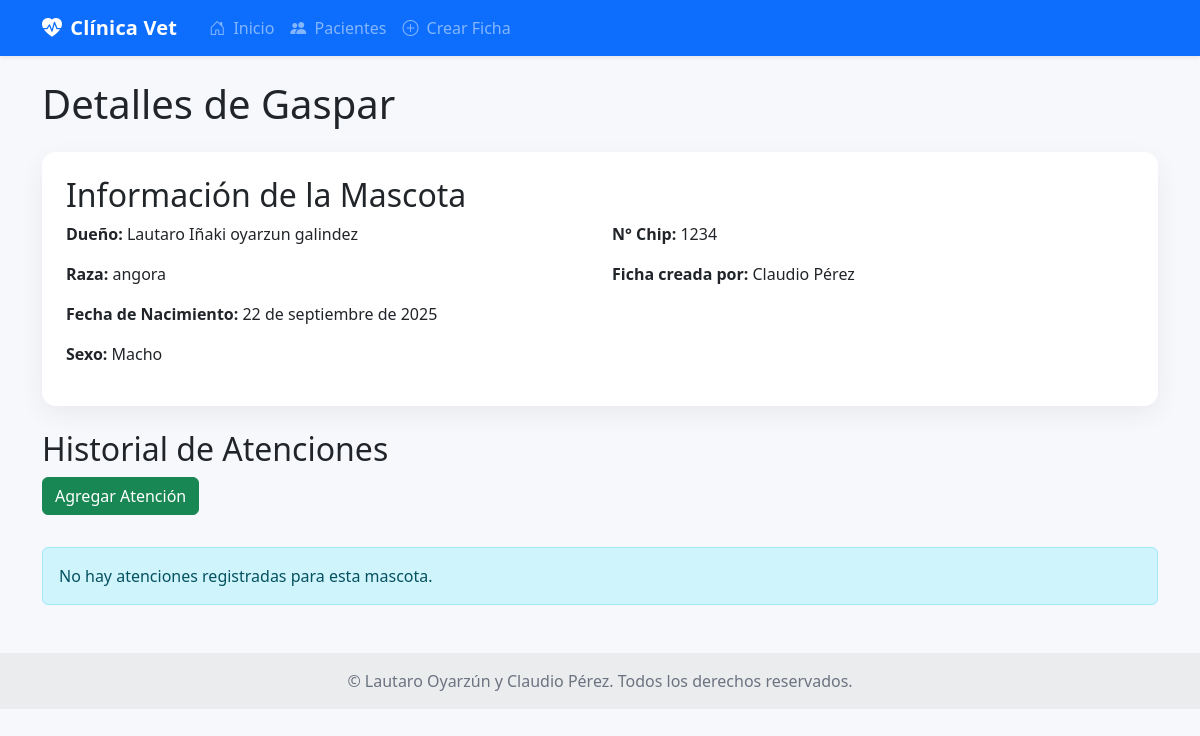
The app's page /2/, older data.
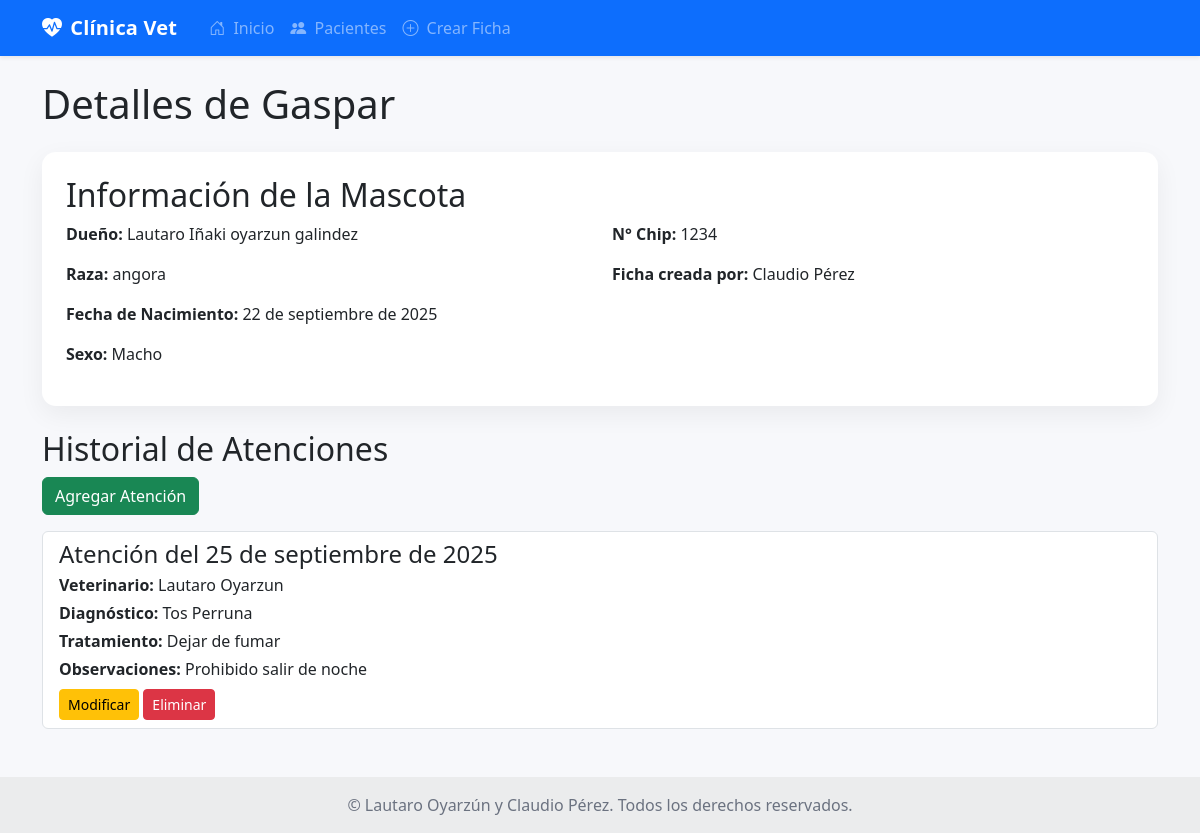
The same page, newer data.
### principal/models.py (models this page shows, shortened)
class Atencion(models.Model):
    idatencion = models.AutoField(primary_key=True, db_column='idatencion')
    fecha_atencion = models.DateField()
    diagnostico = models.TextField()
    tratamiento = models.TextField()
    observaciones = models.TextField(blank=True, null=True)
    ficha_mascota = models.ForeignKey(FichaMascota, on_delete=models.CASCADE)
    veterinario = models.ForeignKey(Veterinario, on_delete=models.SET_NULL, null=True)

class Veterinario(models.Model):
    idveterinario = models.OneToOneField(Profesional, on_delete=models.CASCADE, primary_key=True)
    tipo_acceso = models.CharField(max_length=45, choices=ROLES, default='asistente')

class Profesional(models.Model):
    idprofesional = models.IntegerField(primary_key=True)
    run = models.CharField(max_length=13, unique=True)
    nombre = models.CharField(max_length=45)
    apellido = models.CharField(max_length=45)
    fono = models.CharField(max_length=45)
    class Meta:
        verbose_name_plural = "Profesionales"
    def __str__(self):
        return f'{self.nombre} {self.apellido}'

### principal/views.py (the view)
# urls.py: path('<int:pk>/', views.detalle_mascota, name='detalle_mascota'),
def detalle_mascota(request, pk):
    mascota = get_object_or_404(FichaMascota, pk=pk)
    atenciones = Atencion.objects.filter(ficha_mascota=mascota).order_by('-fecha_atencion')
    return render(request, 'principal/detalle_mascota.html', {'mascota': mascota, 'atenciones': atenciones})

### principal/templates/principal/detalle_mascota.html (shortened to what this page needs)
{% extends 'principal/base.html' %}
{% block content %}
    <h1 class="mb-4">Detalles de {{ mascota.nombre }}</h1>
    <div class="card p-4">
        <h2 class="card-title">Información de la Mascota</h2>
        <div class="row">
            <div class="col-md-6">
                <p><strong>Dueño:</strong> {{ mascota.dueño.nombres }} {{ mascota.dueño.apellidos }}</p>
                <p><strong>Raza:</strong> {{ mascota.tipo_animal }}</p>
                <p><strong>Fecha de Nacimiento:</strong> {{ mascota.fecha_nacimiento|date:"d \d\e F \d\e Y" }}</p>
                <p><strong>Sexo:</strong> {{ mascota.get_sexo_display }}</p>
            </div>
            <div class="col-md-6">
                <p><strong>N° Chip:</strong> {{ mascota.num_chip|default:"No registrado" }}</p>
                {% if mascota.asistente %}
                    <p><strong>Ficha creada por:</strong> {{ mascota.asistente.idasistente }}</p>
                {% endif %}
            </div>
        </div>
    </div>
    <div class="mt-4">
        <h2>Historial de Atenciones</h2>
        <a href="{% url 'crear_atencion' mascota.pk %}" class="btn btn-success mb-3">Agregar Atención</a>
        {% if atenciones %}
        <ul class="list-group">
            {% for atencion in atenciones %}
            <li class="list-group-item">
                <div class="d-flex w-100 justify-content-between">
                    <h4 class="mb-1">Atención del {{ atencion.fecha_atencion }}</h4>
                </div>
                <p class="mb-1"><strong>Veterinario:</strong> {{ atencion.veterinario.idveterinario }} {{ atencion.veterinario.apellido }}</p>
                <p class="mb-1"><strong>Diagnóstico:</strong> {{ atencion.diagnostico }}</p>
                <p class="mb-1"><strong>Tratamiento:</strong> {{ atencion.tratamiento }}</p>
                <p class="mb-1"><strong>Observaciones:</strong> {{ atencion.observaciones|default:"Sin observaciones" }}</p>
                <div class="mt-2">
                    <a href="{% url 'modificar_atencion' atencion.pk %}" class="btn btn-sm btn-warning">Modificar</a>
                    <a href="{% url 'eliminar_atencion' atencion.pk %}" class="btn btn-sm btn-danger">Eliminar</a>
                </div>
            </li>
            {% endfor %}
        </ul>
        {% else %}
        <div class="alert alert-info mt-3">No hay atenciones registradas para esta mascota.</div>
        {% endif %}
    </div>
{% endblock %}

Row changes from the older to the newer data that the page shows:
added Atencion: fecha_atencion "25 de septiembre de 2025", veterinario.idveterinario "Lautaro Oyarzun", diagnostico "Tos Perruna", tratamiento "Dejar de fumar", observaciones "Prohibido salir de noche"
Text that changed along with them:
text no longer shown: "No hay atenciones registradas para esta mascota."
